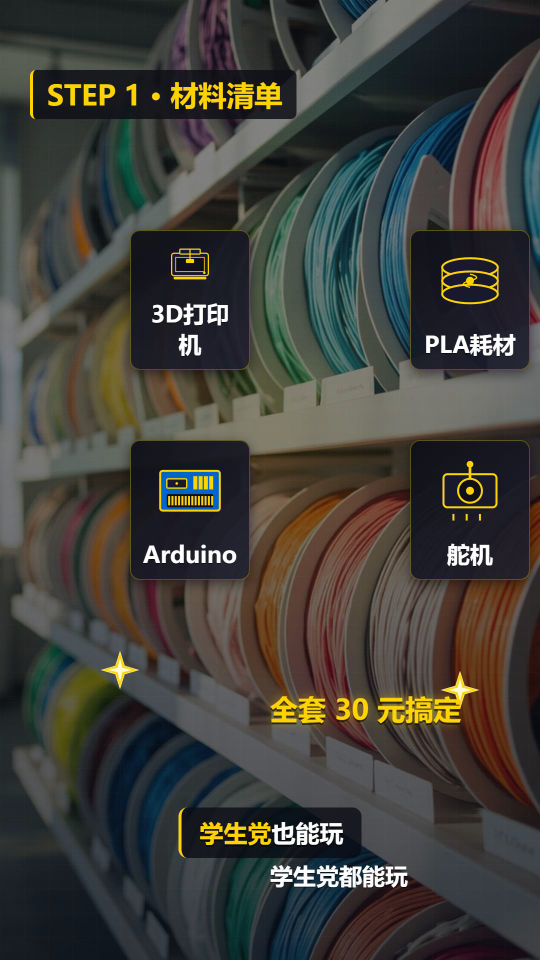
#> input picture qa/verify_v12/02_materials.png, 1080 x 1920 px, given in place of 01_hook.png, which was not available (shown at 1/2 size)
$ python _verify_v12.py
#> lines starting #> are read from the running program, lines starting #| are printed output that depends on the picture; after the words box and inside, x2 and y2 are one past the last pixel; in counts of white or black regions, pixels touching at a corner belong together; pictures that were not available may be replaced by others from this repository, and a replacement may not be noted
import subprocess, os, numpy as np
from PIL import Image

src = r'D:\kaifa-teacher\moneyprinter\agent-video\out\water-rocket-h264.mp4'
out_dir = r'D:\kaifa-teacher\moneyprinter\agent-video\qa\verify_v12'
os.makedirs(out_dir, exist_ok=True)

scenes = [
    (0, 5.0, '01_hook'),
    (5.0, 10.8, '02_materials'),
    (10.8, 15.8, '03_model'),
    (15.8, 20.8, '04_slice'),
    (20.8, 26.3, '05_print'),
    (26.3, 31.8, '06_layer'),
    (31.8, 36.8, '07_remove'),
    (36.8, 41.8, '08_servo'),
    (41.8, 46.8, '09_code'),
    (46.8, 51.8, '10_power'),
    (51.8, 55.3, '11_demo'),
    (55.3, 60.8, '12_roar'),
    (60.8, 66.0, '13_endcard'),
]

results = []
for start, end, name in scenes:
    t = start + min(3.0, (end - start) * 0.6)
    out = os.path.join(out_dir, name + '.png')
    subprocess.run(['ffmpeg','-y','-ss','{:.2f}'.format(t),'-i',src,'-frames:v','1','-update','1',out], capture_output=True)
#> (this line was passed over: subprocess is not available in this run)
    img = np.array(Image.open(out).convert('RGB'))
#> img is the input picture: shape (1920, 1080, 3); mean R, G, B 65.5, 64.1, 58.8
    yellow = (img[:,:,0] > 200) & (img[:,:,1] > 150) & (img[:,:,2] < 80)
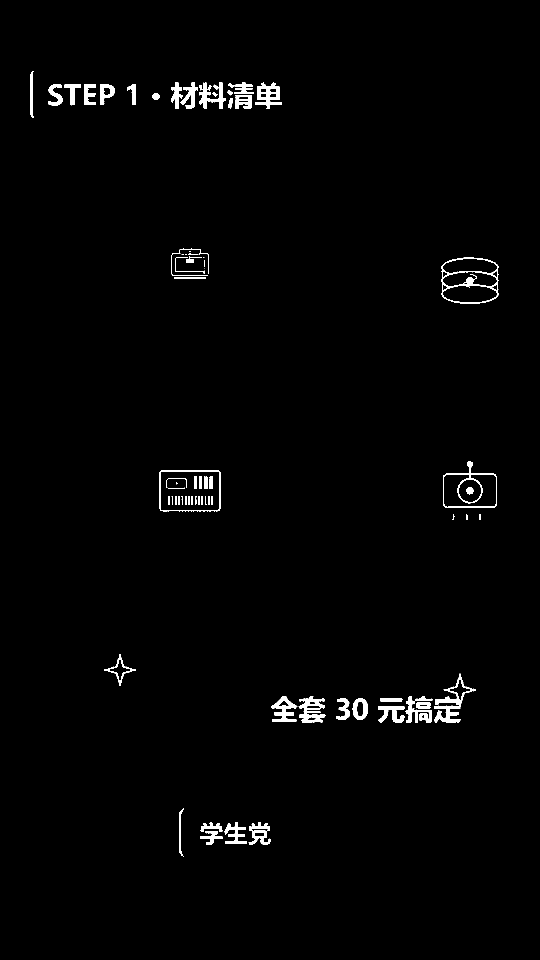
#> yellow: shape (1920, 1080) bool (shown at 1/2 size); 1.5% white; 94 white regions (25 under 20 px), largest, box (x1, y1, x2, y2) and area: (868, 1348, 952, 1446) 2077, (883, 515, 997, 608) 2068, (597, 1392, 651, 1446) 1560
    red = (img[:,:,0] > 150) & (img[:,:,1] < 100) & (img[:,:,2] < 100)
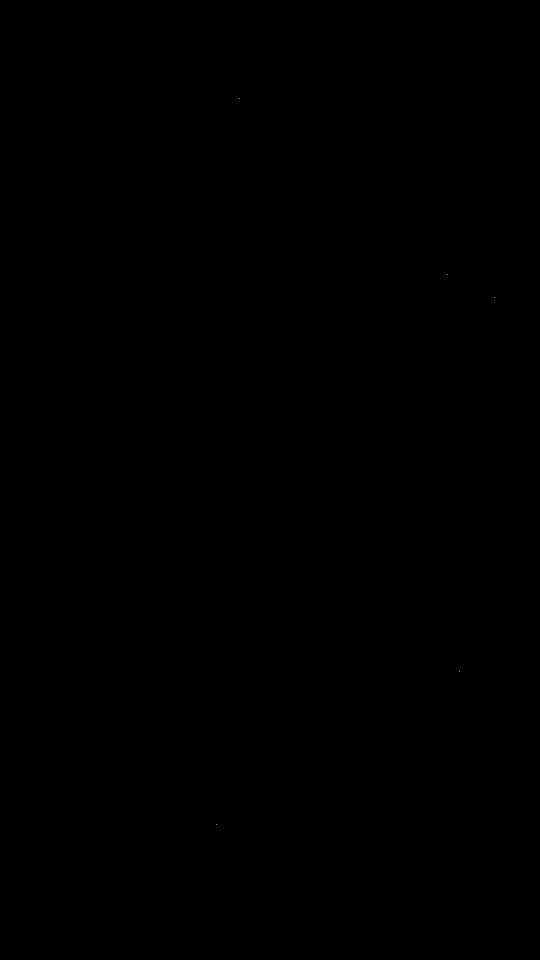
#> red: shape (1920, 1080) bool (shown at 1/2 size); 0% white in thin lines or dots, all inside (x1, y1, x2, y2) = (432, 196, 989, 1649)
    title = yellow | red
#> title: shape (1920, 1080) bool; 1.5% white; 95 white regions (26 under 20 px), largest, box (x1, y1, x2, y2) and area: (868, 1348, 952, 1446) 2077, (883, 515, 997, 608) 2070, (597, 1392, 651, 1446) 1560
    yellow_edge_rows = np.where(yellow[:, 1040:1080].any(axis=1))[0]
#> yellow_edge_rows = empty array
    title_edge_rows = np.where(title[:, 1040:1080].any(axis=1))[0]
#> title_edge_rows = empty array
    # Check if any yellow text actually touches x>=1060 (truly clipped)
    yellow_clipped = (yellow[:, 1060:1080].any(axis=1)).sum() > 50
#> yellow_clipped = False
    red_clipped = (red[:, 1060:1080].any(axis=1)).sum() > 50
#> red_clipped = False
#> pass 3 of the loop `for start, end, name in scenes:`:
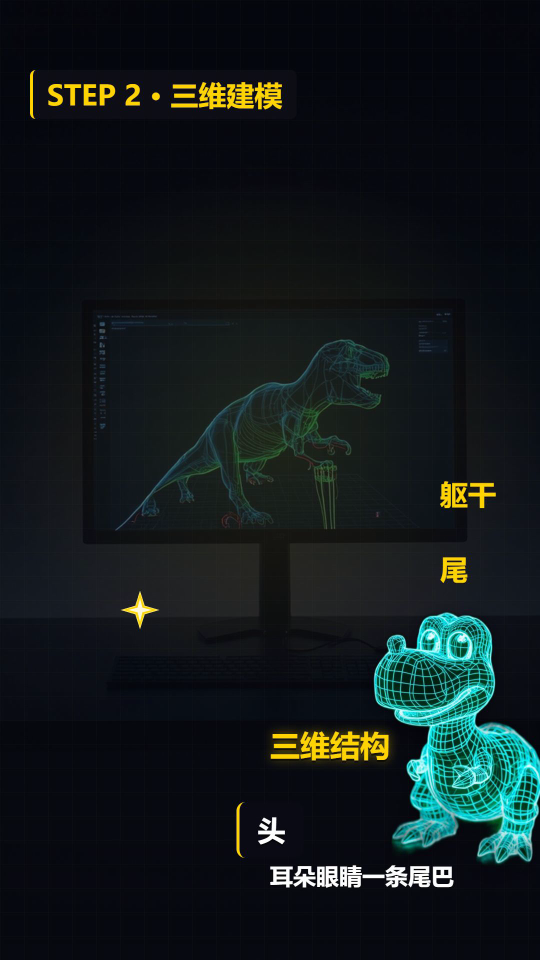
#> input picture qa/verify_v12/03_model.png, 1080 x 1920 px, found by its file name (shown at 1/2 size)
#> img is the input picture: shape (1920, 1080, 3); mean R, G, B 18.1, 26.2, 27.7
#> `yellow = (img[:,:,0] > 200) & (img[:,:,1] > 150) & (img[:,:,2] < 80)`:
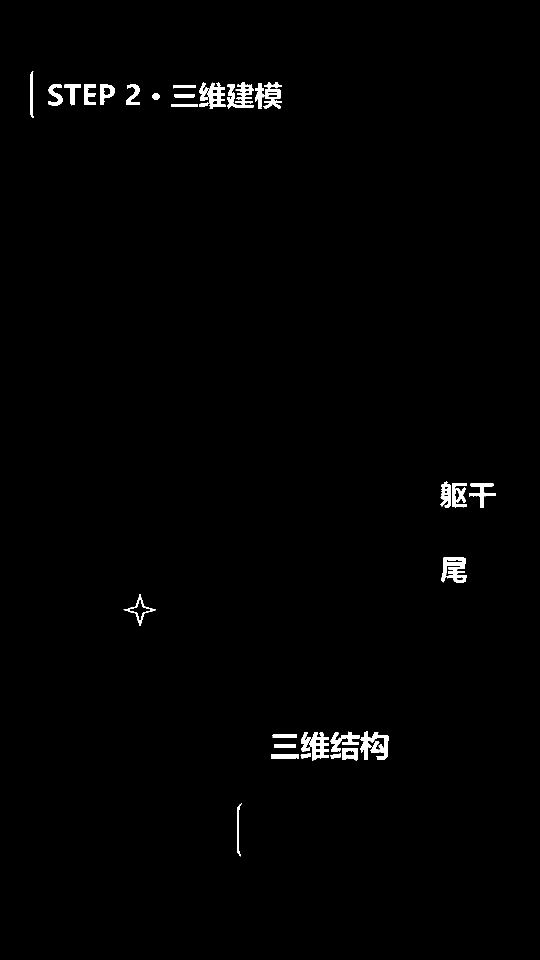
#> yellow: shape (1920, 1080) bool (shown at 1/2 size); 1% white; 40 white regions (6 under 20 px), largest, box (x1, y1, x2, y2) and area: (721, 1463, 777, 1520) 1731, (454, 164, 508, 218) 1615, (510, 166, 563, 218) 1369
#> red: shape (1920, 1080) bool; every value is 0
#> (the run stopped early here; a loop or call above may not have finished)
